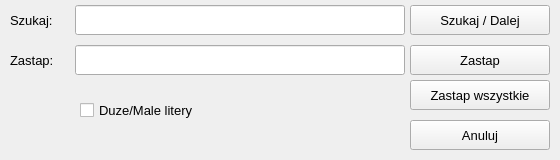
<?xml version="1.0" encoding="UTF-8"?>
<ui version="4.0">
 <class>SearchAndReplaceDial</class>
 <widget class="QDialog" name="SearchAndReplaceDial">
  <property name="geometry">
   <rect>
    <x>0</x>
    <y>0</y>
    <width>560</width>
    <height>160</height>
   </rect>
  </property>
  <property name="minimumSize">
   <size>
    <width>560</width>
    <height>160</height>
   </size>
  </property>
  <property name="maximumSize">
   <size>
    <width>560</width>
    <height>160</height>
   </size>
  </property>
  <property name="font">
   <font>
    <pointsize>10</pointsize>
   </font>
  </property>
  <property name="windowTitle">
   <string>Szukaj i Zastap</string>
  </property>
  <widget class="QLabel" name="lblSzukaj">
   <property name="geometry">
    <rect>
     <x>10</x>
     <y>10</y>
     <width>76</width>
     <height>20</height>
    </rect>
   </property>
   <property name="text">
    <string>Szukaj:</string>
   </property>
  </widget>
  <widget class="QLineEdit" name="textSzukaj">
   <property name="geometry">
    <rect>
     <x>75</x>
     <y>5</y>
     <width>330</width>
     <height>30</height>
    </rect>
   </property>
   <property name="clearButtonEnabled">
    <bool>true</bool>
   </property>
  </widget>
  <widget class="QLabel" name="lblZastap">
   <property name="geometry">
    <rect>
     <x>10</x>
     <y>50</y>
     <width>76</width>
     <height>20</height>
    </rect>
   </property>
   <property name="text">
    <string>Zastap:</string>
   </property>
  </widget>
  <widget class="QLineEdit" name="textZastap">
   <property name="geometry">
    <rect>
     <x>75</x>
     <y>45</y>
     <width>330</width>
     <height>30</height>
    </rect>
   </property>
  </widget>
  <widget class="QCheckBox" name="checkMaleDuze">
   <property name="geometry">
    <rect>
     <x>80</x>
     <y>95</y>
     <width>176</width>
     <height>30</height>
    </rect>
   </property>
   <property name="text">
    <string>Duze/Male litery</string>
   </property>
  </widget>
  <widget class="QPushButton" name="btnSzukajDalej">
   <property name="geometry">
    <rect>
     <x>410</x>
     <y>5</y>
     <width>140</width>
     <height>30</height>
    </rect>
   </property>
   <property name="text">
    <string>Szukaj / Dalej</string>
   </property>
   <property name="autoDefault">
    <bool>false</bool>
   </property>
  </widget>
  <widget class="QPushButton" name="btnZastap">
   <property name="geometry">
    <rect>
     <x>410</x>
     <y>45</y>
     <width>140</width>
     <height>30</height>
    </rect>
   </property>
   <property name="text">
    <string>Zastap</string>
   </property>
   <property name="autoDefault">
    <bool>false</bool>
   </property>
  </widget>
  <widget class="QPushButton" name="btnAnuluj">
   <property name="geometry">
    <rect>
     <x>410</x>
     <y>120</y>
     <width>140</width>
     <height>30</height>
    </rect>
   </property>
   <property name="text">
    <string>Anuluj</string>
   </property>
   <property name="autoDefault">
    <bool>false</bool>
   </property>
  </widget>
  <widget class="QPushButton" name="btnZastapWszystko">
   <property name="geometry">
    <rect>
     <x>410</x>
     <y>80</y>
     <width>140</width>
     <height>30</height>
    </rect>
   </property>
   <property name="text">
    <string>Zastap wszystkie</string>
   </property>
   <property name="autoDefault">
    <bool>false</bool>
   </property>
  </widget>
 </widget>
 <tabstops>
  <tabstop>textSzukaj</tabstop>
  <tabstop>textZastap</tabstop>
  <tabstop>checkMaleDuze</tabstop>
  <tabstop>btnSzukajDalej</tabstop>
  <tabstop>btnZastap</tabstop>
  <tabstop>btnZastapWszystko</tabstop>
  <tabstop>btnAnuluj</tabstop>
 </tabstops>
 <resources/>
 <connections/>
</ui>
